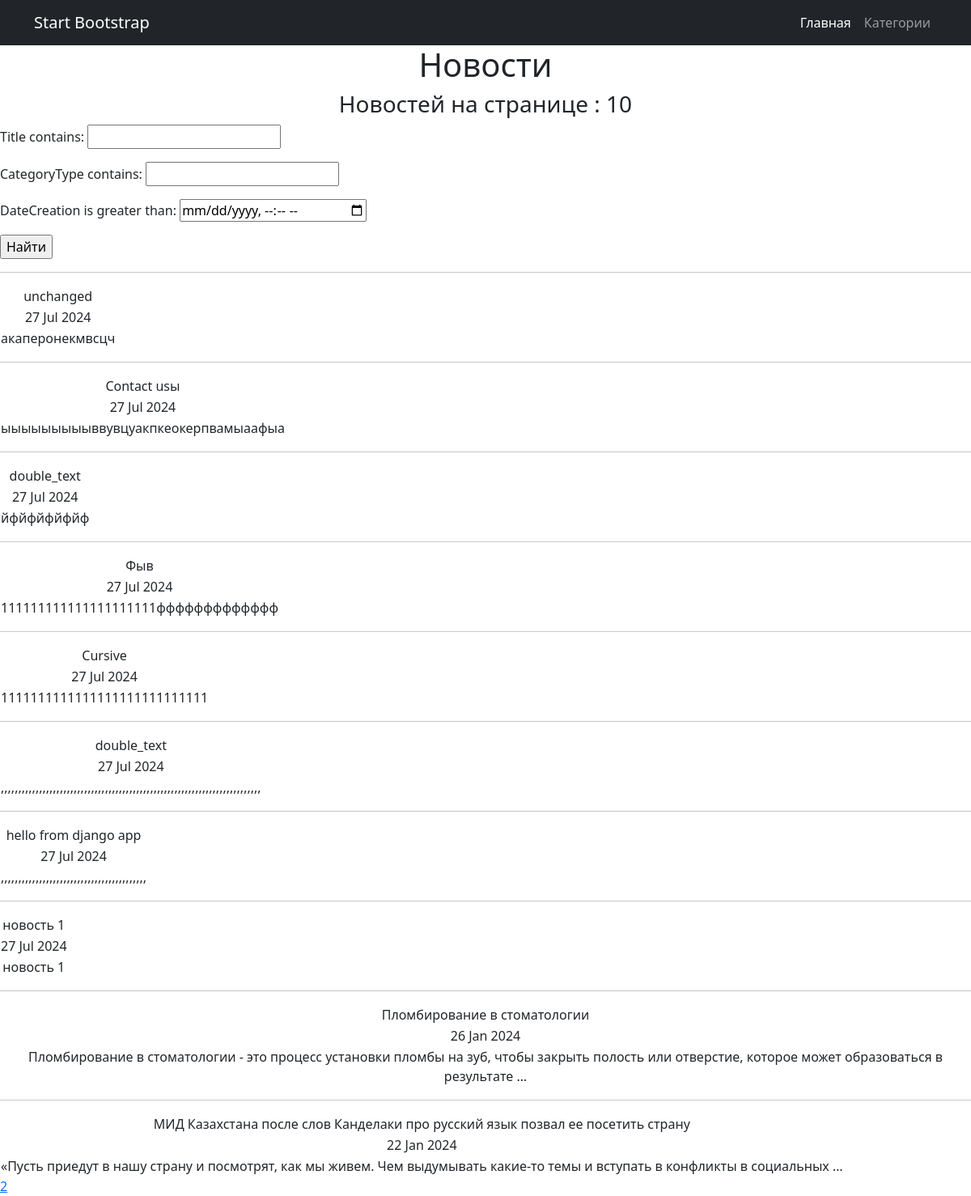
The page /news/ on the database as committed earlier.
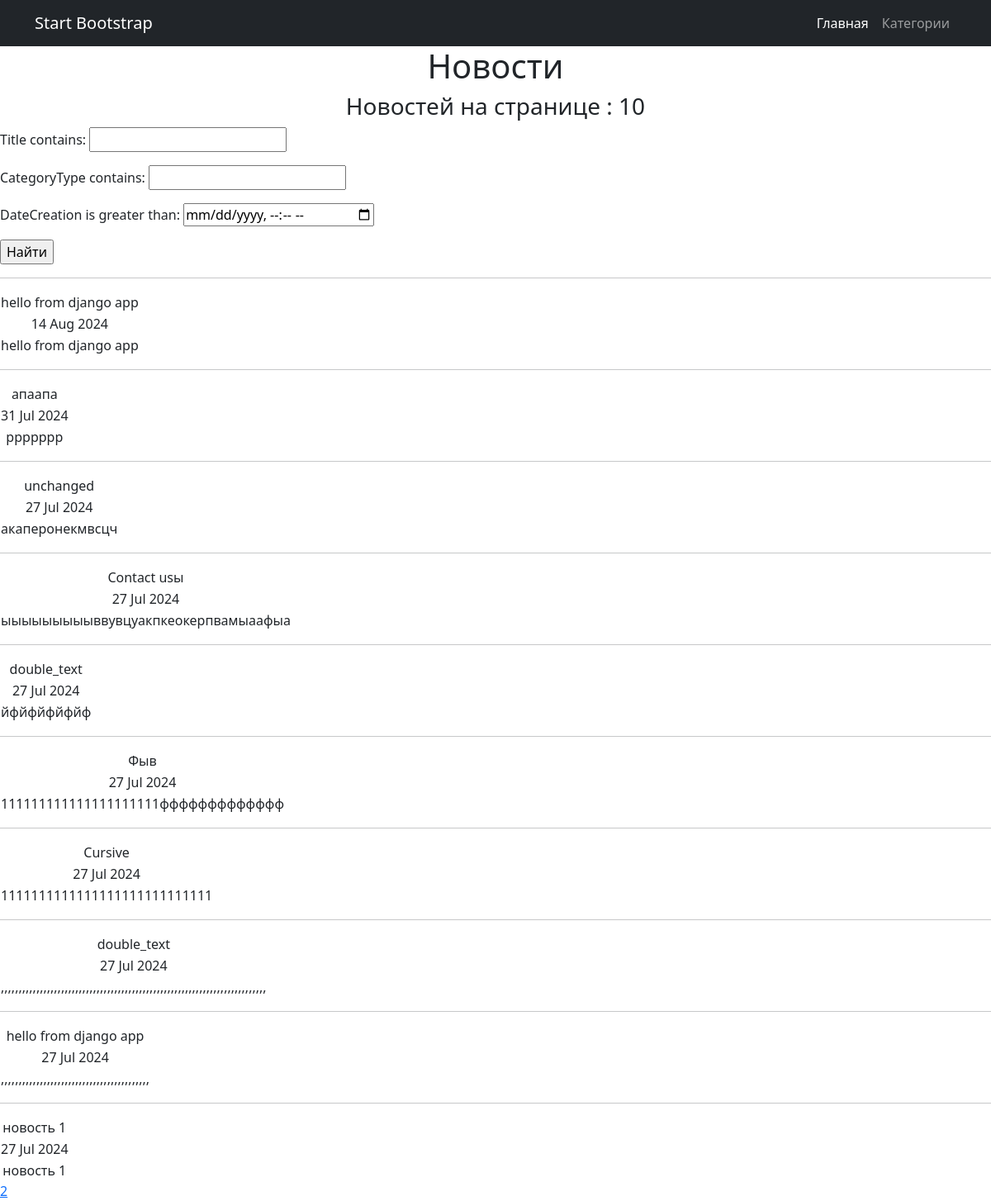
The same page on the database as committed later.
### news/models.py (models this page shows, shortened)
class Post(models.Model):
    author = models.ForeignKey(Author, on_delete=models.CASCADE)
    NEWS = 'NW'
    ARTICLE = 'AR'
    CATEGORY_CHOICES = (
        (NEWS,'Новость'),
        (ARTICLE, 'Статья'),
    )
    categoryType = models.CharField(max_length=2, choices=CATEGORY_CHOICES, default=ARTICLE)
    dateCreation = models.DateTimeField(auto_now=True,)
    postCategory = models.ManyToManyField(Category, through='PostCategory')
    title = models.CharField(max_length=128)
    text = models.TextField()
    rating = models.SmallIntegerField(default=0)

### news/views.py (the view)
# urls.py: path('', News.as_view()),
class News(ListView):
    model = Post
    ordering = '-dateCreation'
    template_name = 'news.html'
    context_object_name = 'news'
    paginate_by = 10
    def get_queryset(self):
        queryset = super().get_queryset()
        self.filterset = NewsFilter(self.request.GET, queryset)
        return self.filterset.qs
    def get_context_data(self, **kwargs):
        context = super().get_context_data(**kwargs)
        context['time_now'] = datetime.utcnow()
        context['next_sale'] = None
        context['filterset'] = self.filterset
        return context

### templates/news.html (shortened to what this page needs)
{% extends 'flatpages/default.html' %}
{% load custom_filters %}
{% block content %}
    <h1 style="text-align: center;">Новости</h1>
    <h3 style="text-align: center;">Новостей на странице : {{ news|length }}</h3>
    <form action="" method="get">
        {{ filterset.form.as_p }}
        <input type="submit" value="Найти" />
    </form>
    {% if news %}
        {% for separateNews in news %}
            <table style="text-align: center;">
            <hr>
            <tr>
                <td style="text-align: center;">{{ separateNews.title }}</td>
            </tr>
            <tr>
            <td style="text-align: center;">{{ separateNews.dateCreation|date:'d M Y' }}</td>
            </tr>
            <tr>
                <td style="text-align: center;">{{ separateNews.text|truncatewords:20 }}</td>
            </tr>
            </table>
            {% endfor %}
        {% else %} <h2>Новостей пока нет</h2>
    {% endif %}
    {% if page_obj.has_next %}
        <a href="?page={{ page_obj.next_page_number }}">{{ page_obj.next_page_number }}</a>
    {% endif %}
{% endblock content %}

Rows that differ between the two databases and show on the page:
no longer on this page (row unchanged): Post: title "Пломбирование в стоматологии", dateCreation "26 Jan 2024", text "Пломбирование в стоматологии - это процесс установки пломбы на зуб, чтобы закрыть полость или отверстие, которое может образоваться в результате …"
no longer on this page (row unchanged): Post: title "МИД Казахстана после слов Канделаки про русский язык позвал ее посетить страну", dateCreation "22 Jan 2024", text "«Пусть приедут в нашу страну и посмотрят, как мы живем. Чем выдумывать какие-то темы и вступать в конфликты в социальных …"
added Post: title "hello from django app", dateCreation "14 Aug 2024", text "hello from django app"
added Post: title "апаапа", dateCreation "31 Jul 2024", text "ррррррр"
